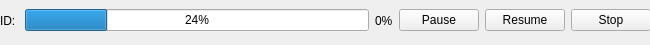
<?xml version="1.0" encoding="UTF-8"?>
<ui version="4.0">
 <class>DownloadProcess</class>
 <widget class="QWidget" name="DownloadProcess">
  <property name="geometry">
   <rect>
    <x>0</x>
    <y>0</y>
    <width>650</width>
    <height>45</height>
   </rect>
  </property>
  <property name="sizePolicy">
   <sizepolicy hsizetype="MinimumExpanding" vsizetype="Expanding">
    <horstretch>0</horstretch>
    <verstretch>0</verstretch>
   </sizepolicy>
  </property>
  <property name="windowTitle">
   <string>Form</string>
  </property>
  <widget class="QWidget" name="horizontalLayoutWidget">
   <property name="geometry">
    <rect>
     <x>0</x>
     <y>0</y>
     <width>651</width>
     <height>41</height>
    </rect>
   </property>
   <layout class="QHBoxLayout" name="horizontalLayout">
    <item>
     <widget class="QLabel" name="idLabel">
      <property name="text">
       <string>ID: </string>
      </property>
     </widget>
    </item>
    <item>
     <widget class="QProgressBar" name="progressBar">
      <property name="value">
       <number>24</number>
      </property>
      <property name="textVisible">
       <bool>true</bool>
      </property>
     </widget>
    </item>
    <item>
     <widget class="QLabel" name="percentLabel">
      <property name="text">
       <string>0%</string>
      </property>
     </widget>
    </item>
    <item>
     <widget class="QPushButton" name="pauseButton">
      <property name="text">
       <string>Pause</string>
      </property>
     </widget>
    </item>
    <item>
     <widget class="QPushButton" name="resumeButton">
      <property name="text">
       <string>Resume</string>
      </property>
     </widget>
    </item>
    <item>
     <widget class="QPushButton" name="stopButton">
      <property name="text">
       <string>Stop</string>
      </property>
     </widget>
    </item>
   </layout>
  </widget>
 </widget>
 <resources/>
 <connections/>
</ui>
